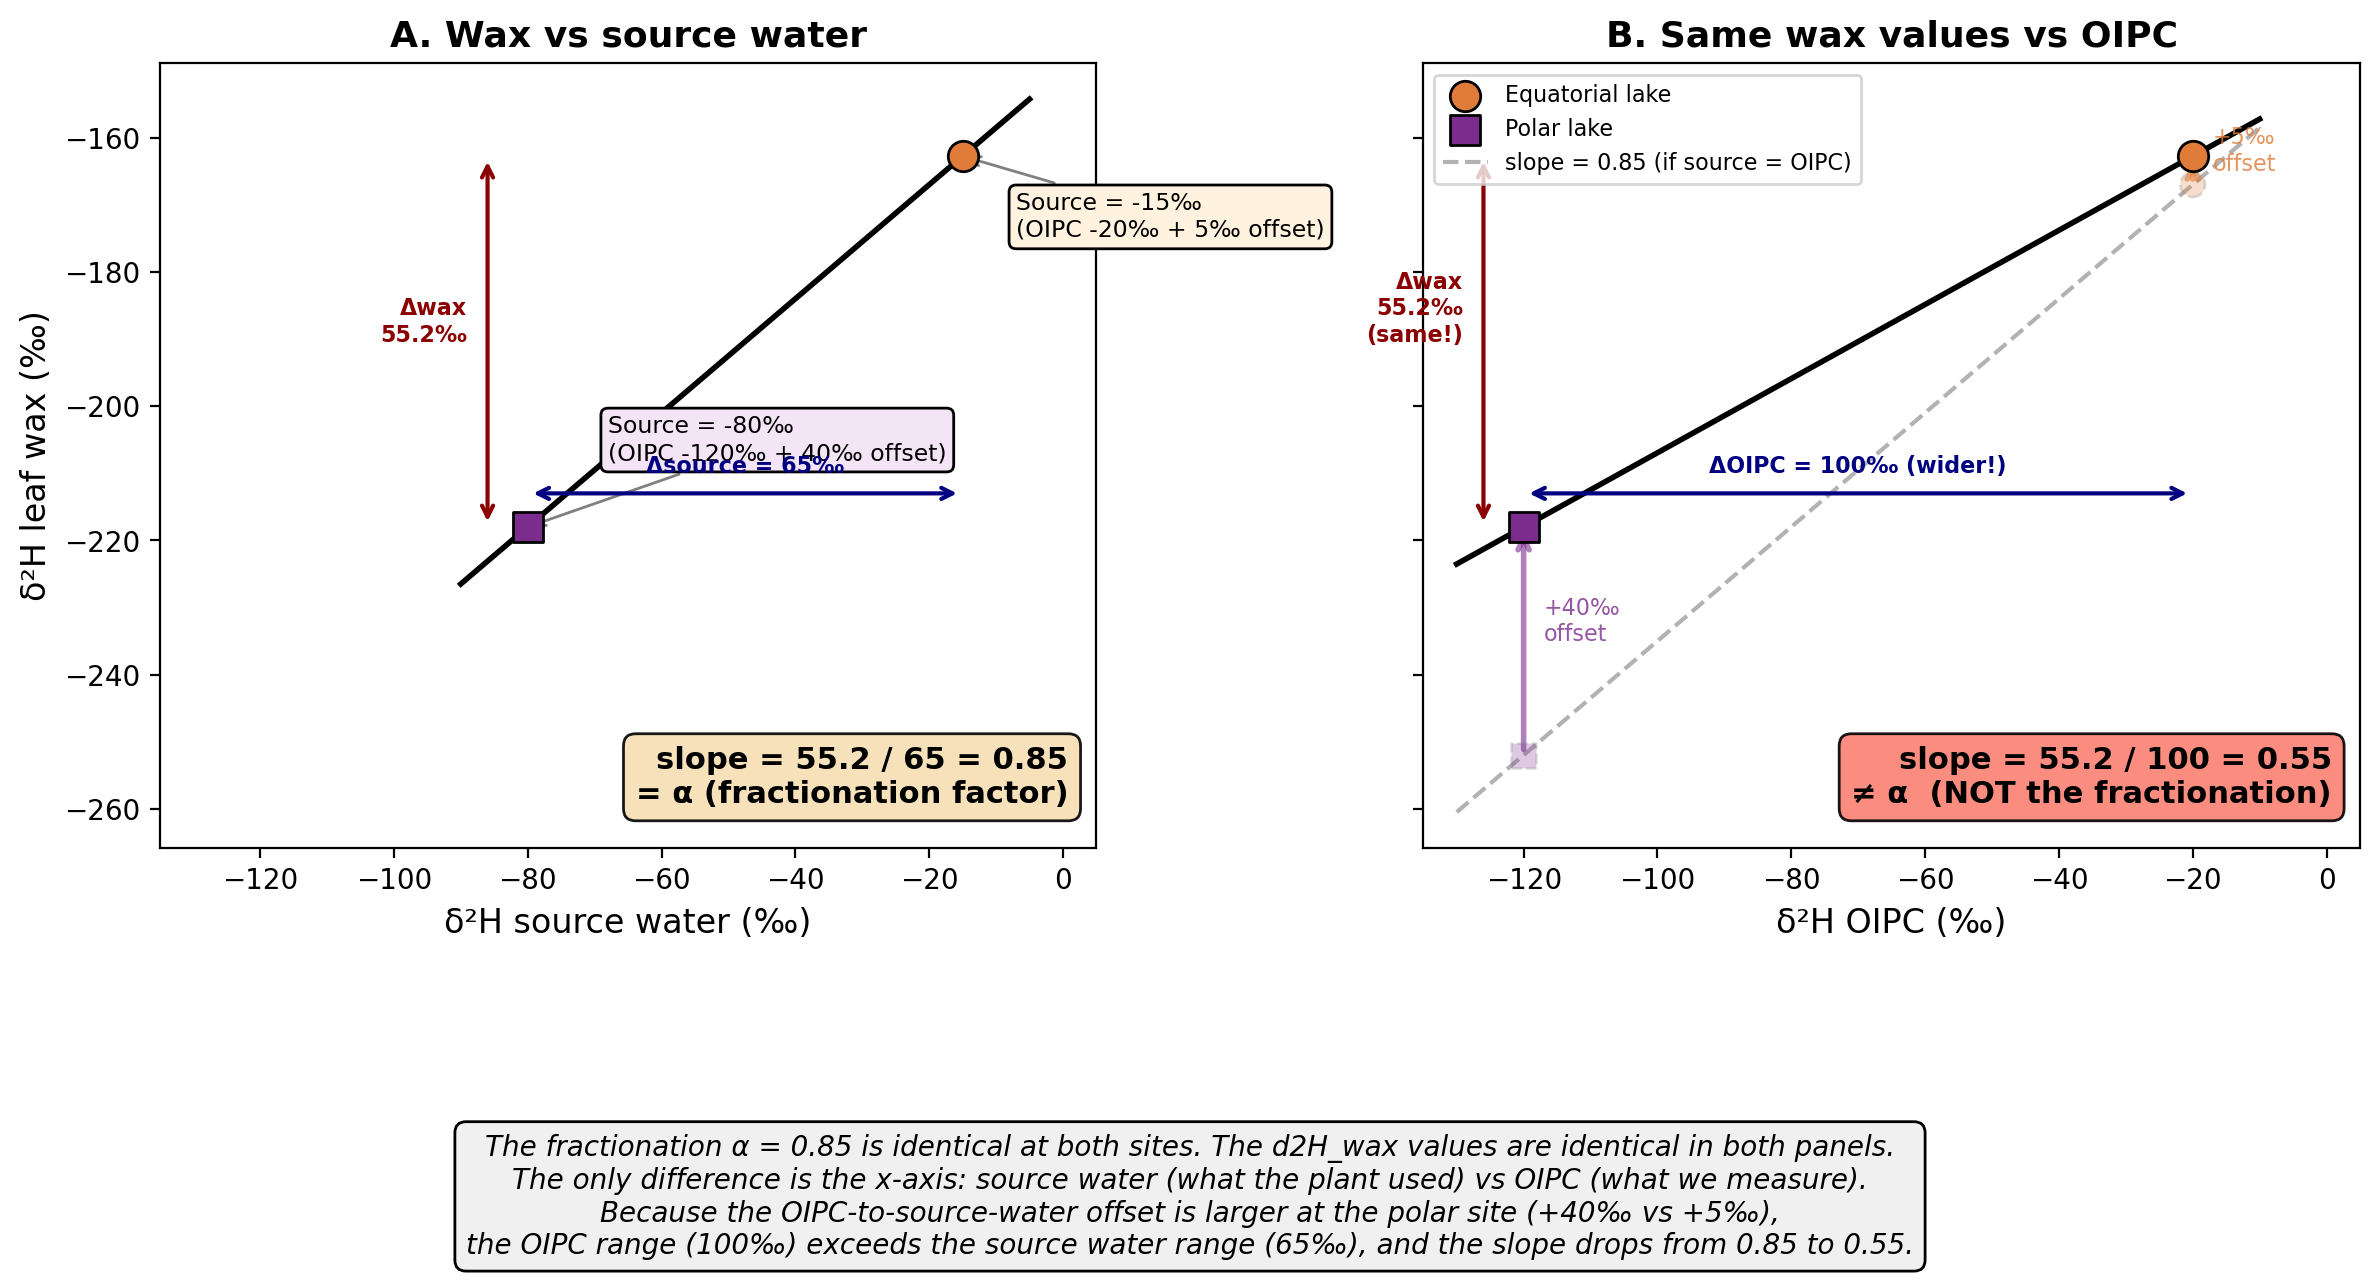

The Python source for this figure:
"""
slope_demonstration_v3.py
The simplest possible demonstration that the regression slope of d2H_wax vs OIPC
is not the fractionation factor.

Two-site arithmetic: same fractionation (alpha = 0.85), same wax values,
different x-axis (source water vs OIPC) → different slopes.
No statistics, no models — just division.
"""

import numpy as np
import matplotlib.pyplot as plt
import matplotlib.patches as patches
from pathlib import Path

# ─── The two sites ───
ALPHA = 0.85
EPSILON = (ALPHA - 1) * 1000  # -150

sites = {
    "Equatorial lake": {
        "oipc": -20,
        "gs_offset": 5,  # small growing season offset
    },
    "Polar lake": {
        "oipc": -120,
        "gs_offset": 40,  # large: summer precip >> annual mean
    },
}

for name, s in sites.items():
    s["source"] = s["oipc"] + s["gs_offset"]
    s["wax"] = ALPHA * s["source"] + EPSILON

eq = sites["Equatorial lake"]
po = sites["Polar lake"]

wax_range = eq["wax"] - po["wax"]
source_range = eq["source"] - po["source"]
oipc_range = eq["oipc"] - po["oipc"]

slope_vs_source = wax_range / source_range
slope_vs_oipc = wax_range / oipc_range

print(f"Equatorial: OIPC={eq['oipc']}  source={eq['source']}  wax={eq['wax']:.1f}")
print(f"Polar:      OIPC={po['oipc']}  source={po['source']}  wax={po['wax']:.1f}")
print(f"d2H_wax range: {wax_range:.2f}")
print(f"Source water range: {source_range}  → slope = {slope_vs_source:.3f}")
print(f"OIPC range: {oipc_range}  → slope = {slope_vs_oipc:.3f}")

# ─── Figure: 2 panels ───
fig, axes = plt.subplots(1, 2, figsize=(12, 5.5), sharey=True)

marker_props = dict(s=120, zorder=5, edgecolors="black", linewidths=1)

# ─── Panel A: d2H_wax vs source water ───
ax = axes[0]

ax.scatter(eq["source"], eq["wax"], c="#e07b39", marker="o",
           label="Equatorial lake", **marker_props)
ax.scatter(po["source"], po["wax"], c="#7b2d8e", marker="s",
           label="Polar lake", **marker_props)

# Regression line
x_range = np.array([po["source"] - 10, eq["source"] + 10])
ax.plot(x_range, ALPHA * x_range + EPSILON, "k-", lw=2, zorder=3)

# Annotations
ax.annotate(f'Source = {eq["source"]}‰\n(OIPC {eq["oipc"]}‰ + {eq["gs_offset"]}‰ offset)',
            xy=(eq["source"], eq["wax"]), xytext=(eq["source"] + 8, eq["wax"] - 12),
            fontsize=8.5, arrowprops=dict(arrowstyle="->", color="gray"),
            bbox=dict(boxstyle="round,pad=0.3", facecolor="#fff3e0"))

ax.annotate(f'Source = {po["source"]}‰\n(OIPC {po["oipc"]}‰ + {po["gs_offset"]}‰ offset)',
            xy=(po["source"], po["wax"]), xytext=(po["source"] + 12, po["wax"] + 10),
            fontsize=8.5, arrowprops=dict(arrowstyle="->", color="gray"),
            bbox=dict(boxstyle="round,pad=0.3", facecolor="#f3e5f5"))

# Range bracket (vertical)
ax.annotate("", xy=(po["source"] - 6, po["wax"]),
            xytext=(po["source"] - 6, eq["wax"]),
            arrowprops=dict(arrowstyle="<->", color="darkred", lw=1.5))
ax.text(po["source"] - 9, (eq["wax"] + po["wax"]) / 2,
        f"Δwax\n{wax_range:.1f}‰", fontsize=8, ha="right", color="darkred",
        fontweight="bold")

# Range bracket (horizontal)
ax.annotate("", xy=(po["source"], po["wax"] + 5),
            xytext=(eq["source"], po["wax"] + 5),
            arrowprops=dict(arrowstyle="<->", color="navy", lw=1.5))
ax.text((eq["source"] + po["source"]) / 2, po["wax"] + 8,
        f"Δsource = {source_range}‰", fontsize=8, ha="center", color="navy",
        fontweight="bold")

ax.set_xlabel("δ²H source water (‰)", fontsize=12)
ax.set_ylabel("δ²H leaf wax (‰)", fontsize=12)
ax.set_title("A. Wax vs source water", fontsize=13, fontweight="bold")
ax.text(0.97, 0.05, f"slope = {wax_range:.1f} / {source_range} = {slope_vs_source:.2f}\n= α (fractionation factor)",
        transform=ax.transAxes, ha="right", va="bottom", fontsize=11,
        bbox=dict(boxstyle="round,pad=0.4", facecolor="wheat", alpha=0.9),
        fontweight="bold")

ax.set_xlim(-135, 5)

# ─── Panel B: d2H_wax vs OIPC ───
ax = axes[1]

ax.scatter(eq["oipc"], eq["wax"], c="#e07b39", marker="o",
           label="Equatorial lake", **marker_props)
ax.scatter(po["oipc"], po["wax"], c="#7b2d8e", marker="s",
           label="Polar lake", **marker_props)

# Regression line through the two points
slope_line = slope_vs_oipc
int_line = eq["wax"] - slope_line * eq["oipc"]
x_range = np.array([po["oipc"] - 10, eq["oipc"] + 10])
ax.plot(x_range, slope_line * x_range + int_line, "k-", lw=2, zorder=3)

# Also show where the points WOULD be if source = OIPC (ghost points)
eq_ghost_wax = ALPHA * eq["oipc"] + EPSILON
po_ghost_wax = ALPHA * po["oipc"] + EPSILON
ax.scatter(eq["oipc"], eq_ghost_wax, c="#e07b39", marker="o", s=80, alpha=0.25,
           edgecolors="gray", linestyles="dashed", zorder=4)
ax.scatter(po["oipc"], po_ghost_wax, c="#7b2d8e", marker="s", s=80, alpha=0.25,
           edgecolors="gray", linestyles="dashed", zorder=4)

# Ghost regression line (slope = 0.85)
ax.plot(x_range, ALPHA * x_range + EPSILON, "k--", lw=1.5, alpha=0.3, zorder=2,
        label="slope = 0.85 (if source = OIPC)")

# Arrows from ghost to actual (showing the offset effect)
ax.annotate("", xy=(eq["oipc"], eq["wax"]),
            xytext=(eq["oipc"], eq_ghost_wax),
            arrowprops=dict(arrowstyle="->", color="#e07b39", lw=2, alpha=0.6))
ax.text(eq["oipc"] + 3, (eq["wax"] + eq_ghost_wax) / 2,
        f"+{eq['gs_offset']}‰\noffset", fontsize=8, color="#e07b39", alpha=0.8)

ax.annotate("", xy=(po["oipc"], po["wax"]),
            xytext=(po["oipc"], po_ghost_wax),
            arrowprops=dict(arrowstyle="->", color="#7b2d8e", lw=2, alpha=0.6))
ax.text(po["oipc"] + 3, (po["wax"] + po_ghost_wax) / 2,
        f"+{po['gs_offset']}‰\noffset", fontsize=8, color="#7b2d8e", alpha=0.8)

# Range bracket (vertical) - same wax range
ax.annotate("", xy=(po["oipc"] - 6, po["wax"]),
            xytext=(po["oipc"] - 6, eq["wax"]),
            arrowprops=dict(arrowstyle="<->", color="darkred", lw=1.5))
ax.text(po["oipc"] - 9, (eq["wax"] + po["wax"]) / 2,
        f"Δwax\n{wax_range:.1f}‰\n(same!)", fontsize=8, ha="right", color="darkred",
        fontweight="bold")

# Range bracket (horizontal) - larger OIPC range
ax.annotate("", xy=(po["oipc"], po["wax"] + 5),
            xytext=(eq["oipc"], po["wax"] + 5),
            arrowprops=dict(arrowstyle="<->", color="navy", lw=1.5))
ax.text((eq["oipc"] + po["oipc"]) / 2, po["wax"] + 8,
        f"ΔOIPC = {oipc_range}‰ (wider!)", fontsize=8, ha="center", color="navy",
        fontweight="bold")

ax.set_xlabel("δ²H OIPC (‰)", fontsize=12)
ax.set_title("B. Same wax values vs OIPC", fontsize=13, fontweight="bold")
ax.text(0.97, 0.05, f"slope = {wax_range:.1f} / {oipc_range} = {slope_vs_oipc:.2f}\n≠ α  (NOT the fractionation)",
        transform=ax.transAxes, ha="right", va="bottom", fontsize=11,
        bbox=dict(boxstyle="round,pad=0.4", facecolor="salmon", alpha=0.9),
        fontweight="bold")
ax.legend(fontsize=8, loc="upper left")

ax.set_xlim(-135, 5)

# Bottom annotation
fig.text(0.5, -0.04,
         "The fractionation α = 0.85 is identical at both sites. The d2H_wax values are identical in both panels.\n"
         "The only difference is the x-axis: source water (what the plant used) vs OIPC (what we measure).\n"
         "Because the OIPC-to-source-water offset is larger at the polar site (+40‰ vs +5‰),\n"
         "the OIPC range (100‰) exceeds the source water range (65‰), and the slope drops from 0.85 to 0.55.",
         ha="center", va="top", fontsize=10, style="italic",
         bbox=dict(boxstyle="round,pad=0.4", facecolor="#f0f0f0"))

plt.tight_layout()
plt.subplots_adjust(bottom=0.22)

outpath = Path("/Users/abradley/Desktop/proxy_uncertainty/_leafwax_paper/"
               "_for_GCA/validation_scripts/slope_demonstration_v3.png")
plt.savefig(outpath, dpi=200, bbox_inches="tight")
print(f"\nFigure saved to {outpath}")
